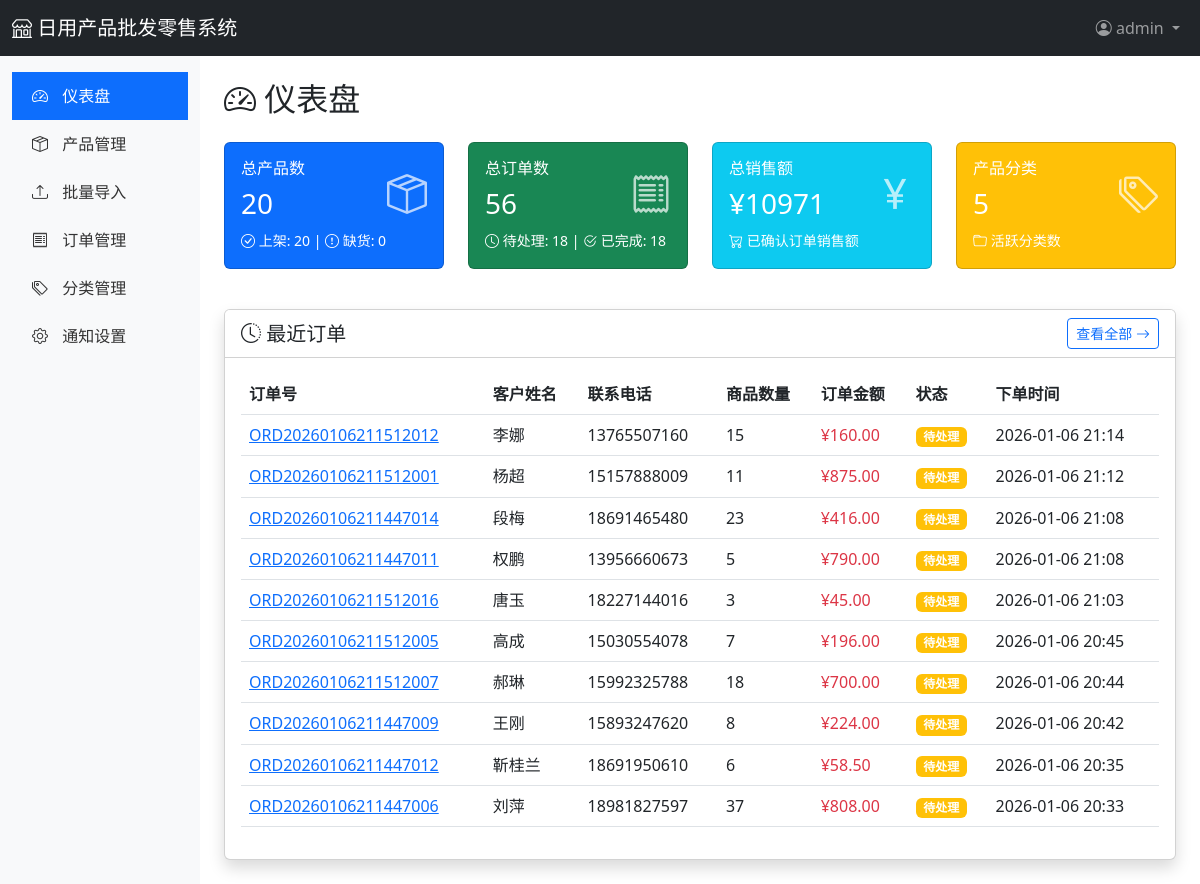
The app's page /admin/dashboard (signed in), older data.
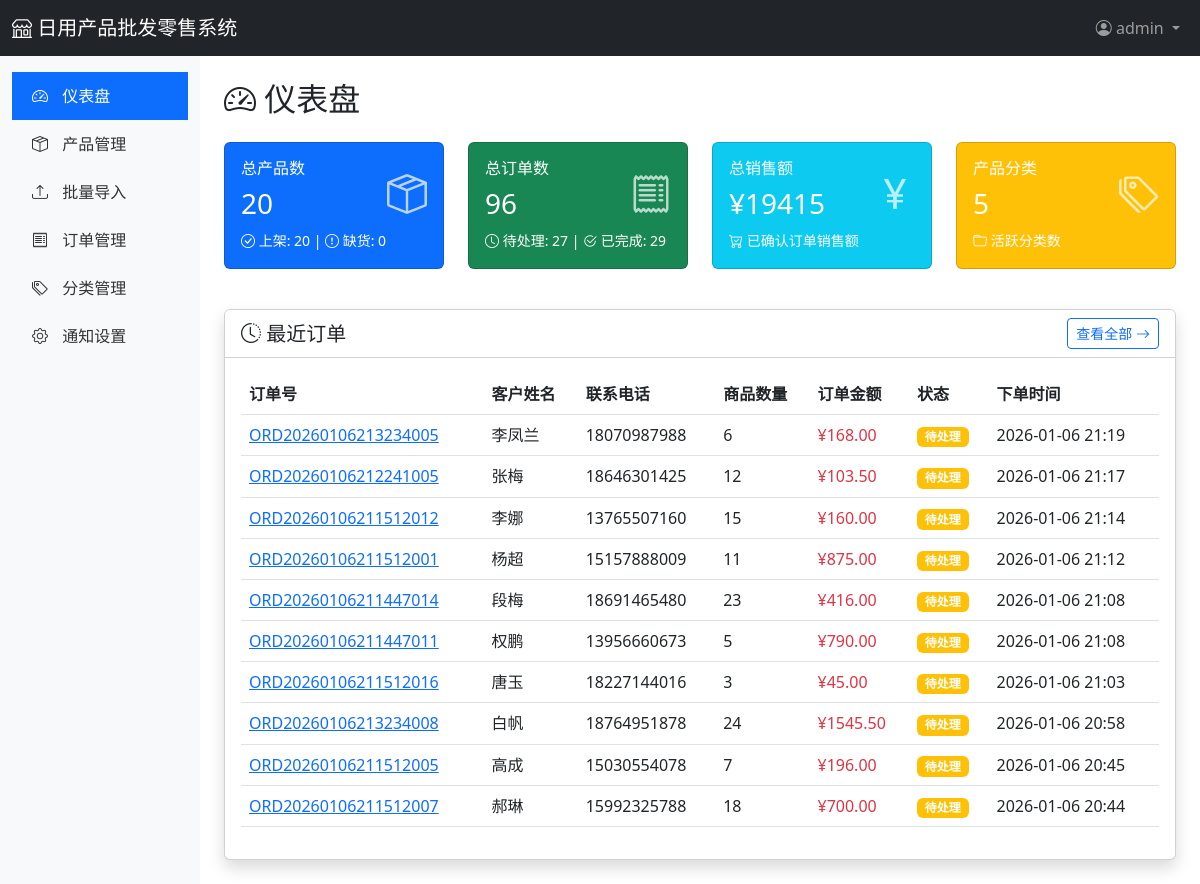
The same page, newer data.
### app/models.py (models this page shows, shortened)
class User(UserMixin, db.Model):
    __tablename__ = 'users'
    id = db.Column(db.Integer, primary_key=True)
    username = db.Column(db.String(80), unique=True, nullable=False)
    email = db.Column(db.String(120), unique=True, nullable=False)
    password_hash = db.Column(db.String(255), nullable=False)
    role = db.Column(db.String(20), default='admin')  # admin, staff
    phone = db.Column(db.String(20))
    is_active = db.Column(db.Boolean, default=True)
    created_at = db.Column(db.DateTime, default=datetime.utcnow)
    updated_at = db.Column(db.DateTime, default=datetime.utcnow, onupdate=datetime.utcnow)
    orders = db.relationship('Order', backref='user', lazy='dynamic')

class Order(db.Model):
    __tablename__ = 'orders'
    id = db.Column(db.Integer, primary_key=True)
    order_no = db.Column(db.String(50), unique=True, nullable=False, index=True)  # 订单号
    customer_name = db.Column(db.String(100), nullable=False)
    customer_phone = db.Column(db.String(20))
    customer_email = db.Column(db.String(120))
    customer_address = db.Column(db.Text)
    total_amount = db.Column(db.Float, default=0)  # 总金额
    total_quantity = db.Column(db.Integer, default=0)  # 总数量
    status = db.Column(db.String(20), default='pending')  # pending, confirmed, shipped, completed, cancelled
    notes = db.Column(db.Text)  # 备注
    notified = db.Column(db.Boolean, default=False)  # 是否已通知
    created_at = db.Column(db.DateTime, default=datetime.utcnow)
    updated_at = db.Column(db.DateTime, default=datetime.utcnow, onupdate=datetime.utcnow)
    user_id = db.Column(db.Integer, db.ForeignKey('users.id'))
    items = db.relationship('OrderItem', backref='order', lazy='dynamic', cascade='all, delete-orphan')

### app/routes/admin.py (the view)
@admin_bp.route('/dashboard')
@login_required
def dashboard():
    from app.services.order_service import OrderService
    stats = {
        'products': {
            'total': Product.query.count(),
            'active': Product.query.filter_by(status='active').count(),
            'out_of_stock': Product.query.filter(Product.stock == 0).count()
        },
        'orders': OrderService.get_order_statistics(),
        'categories': Category.query.count()
    }
    recent_orders = Order.query.order_by(Order.created_at.desc()).limit(10).all()
    return render_template('admin/dashboard.html', stats=stats, recent_orders=recent_orders)

### app/services/order_service.py (called while the page is built)
    @staticmethod
    def get_order_statistics():
        total_orders = Order.query.count()
        pending_orders = Order.query.filter_by(status='pending').count()
        confirmed_orders = Order.query.filter_by(status='confirmed').count()
        completed_orders = Order.query.filter_by(status='completed').count()
        cancelled_orders = Order.query.filter_by(status='cancelled').count()
        total_sales = db.session.query(db.func.sum(Order.total_amount)).filter(
            Order.status.in_(['confirmed', 'shipped', 'completed'])
        ).scalar() or 0
        return {
            'total_orders': total_orders,
            'pending_orders': pending_orders,
            'confirmed_orders': confirmed_orders,
            'completed_orders': completed_orders,
            'cancelled_orders': cancelled_orders,
            'total_sales': total_sales
        }

### app/templates/admin/dashboard.html (shortened to what this page needs)
{% extends "admin/base.html" %}
{% block content %}
<h2 class="mb-4">
    <i class="bi bi-speedometer2"></i> 仪表盘
</h2>
<div class="row mb-4">
    <div class="col-md-3">
        <div class="card stat-card bg-primary text-white mb-3">
            <div class="card-body">
                <div class="d-flex justify-content-between">
                    <div>
                        <h6 class="card-title">总产品数</h6>
                        <h3>{{ stats.products.total }}</h3>
                    </div>
                    <div class="align-self-center">
                        <i class="bi bi-box-seam" style="font-size: 2.5rem; opacity: 0.7;"></i>
                    </div>
                </div>
                <small>
                    <i class="bi bi-check-circle"></i> 上架: {{ stats.products.active }} |
                    <i class="bi bi-exclamation-circle"></i> 缺货: {{ stats.products.out_of_stock }}
                </small>
            </div>
        </div>
    </div>
    <div class="col-md-3">
        <div class="card stat-card bg-success text-white mb-3">
            <div class="card-body">
                <div class="d-flex justify-content-between">
                    <div>
                        <h6 class="card-title">总订单数</h6>
                        <h3>{{ stats.orders.total_orders }}</h3>
                    </div>
                    <div class="align-self-center">
                        <i class="bi bi-receipt" style="font-size: 2.5rem; opacity: 0.7;"></i>
                    </div>
                </div>
                <small>
                    <i class="bi bi-clock"></i> 待处理: {{ stats.orders.pending_orders }} |
                    <i class="bi bi-check2-circle"></i> 已完成: {{ stats.orders.completed_orders }}
                </small>
            </div>
        </div>
    </div>
    <div class="col-md-3">
        <div class="card stat-card bg-info text-white mb-3">
            <div class="card-body">
                <div class="d-flex justify-content-between">
                    <div>
                        <h6 class="card-title">总销售额</h6>
                        <h3>¥{{ "%.0f"|format(stats.orders.total_sales) }}</h3>
                    </div>
                    <div class="align-self-center">
                        <i class="bi bi-currency-yen" style="font-size: 2.5rem; opacity: 0.7;"></i>
                    </div>
                </div>
                <small>
                    <i class="bi bi-cart-check"></i> 已确认订单销售额
                </small>
            </div>
        </div>
    </div>
    <div class="col-md-3">
        <div class="card stat-card bg-warning text-white mb-3">
            <div class="card-body">
                <div class="d-flex justify-content-between">
                    <div>
                        <h6 class="card-title">产品分类</h6>
                        <h3>{{ stats.categories }}</h3>
                    </div>
                    <div class="align-self-center">
                        <i class="bi bi-tags" style="font-size: 2.5rem; opacity: 0.7;"></i>
                    </div>
                </div>
                <small>
                    <i class="bi bi-folder"></i> 活跃分类数
                </small>
            </div>
        </div>
    </div>
</div>
<div class="card shadow">
    <div class="card-header bg-white d-flex justify-content-between align-items-center">
        <h5 class="mb-0"><i class="bi bi-clock-history"></i> 最近订单</h5>
        <a href="{{ url_for('admin.orders') }}" class="btn btn-sm btn-outline-primary">
            查看全部 <i class="bi bi-arrow-right"></i>
        </a>
    </div>
    <div class="card-body">
        <div class="table-responsive">
            <table class="table table-hover">
                <thead>
                    <tr>
                        <th>订单号</th>
                        <th>客户姓名</th>
                        <th>联系电话</th>
                        <th>商品数量</th>
                        <th>订单金额</th>
                        <th>状态</th>
                        <th>下单时间</th>
                    </tr>
                </thead>
                <tbody>
                    {% if recent_orders %}
                        {% for order in recent_orders %}
                        <tr>
                            <td><a href="{{ url_for('admin.order_detail', order_id=order.id) }}">{{ order.order_no }}</a></td>
                            <td>{{ order.customer_name }}</td>
                            <td>{{ order.customer_phone or '-' }}</td>
                            <td>{{ order.total_quantity }}</td>
                            <td class="text-danger">¥{{ "%.2f"|format(order.total_amount) }}</td>
                            <td>
                                {% if order.status == 'pending' %}
                                    <span class="badge bg-warning">待处理</span>
                                {% elif order.status == 'confirmed' %}
                                    <span class="badge bg-info">已确认</span>
                                {% elif order.status == 'shipped' %}
                                    <span class="badge bg-primary">已发货</span>
                                {% elif order.status == 'completed' %}
                                    <span class="badge bg-success">已完成</span>
                                {% elif order.status == 'cancelled' %}
                                    <span class="badge bg-danger">已取消</span>
                                {% endif %}
                            </td>
                            <td>{{ order.created_at.strftime('%Y-%m-%d %H:%M') }}</td>
                        </tr>
                        {% endfor %}
                    {% else %}
                        <tr>
                            <td colspan="7" class="text-center text-muted">暂无订单</td>
                        </tr>
                    {% endif %}
                </tbody>
            </table>
        </div>
    </div>
</div>
{% endblock %}

### app/templates/admin/base.html (shortened to what this page needs)
<!DOCTYPE html>
<html lang="zh-CN">
<head>
    <link href="https://cdn.jsdelivr.net/npm/bootstrap@5.3.0/dist/css/bootstrap.min.css" rel="stylesheet">
    <link href="https://cdn.jsdelivr.net/npm/bootstrap-icons@1.11.0/font/bootstrap-icons.css" rel="stylesheet">
</head>
<body>
    <nav class="navbar navbar-expand-lg navbar-dark bg-dark">
        <div class="container-fluid">
            <a class="navbar-brand" href="{{ url_for('main.index') }}">
                <i class="bi bi-shop"></i> 日用产品批发零售系统
            </a>
            <div class="navbar-nav ms-auto">
                <div class="nav-item dropdown">
                    <a class="nav-link dropdown-toggle" href="#" role="button" data-bs-toggle="dropdown">
                        <i class="bi bi-person-circle"></i> {{ current_user.username }}
                    </a>
                </div>
            </div>
        </div>
    </nav>
    <div class="container-fluid">
        <div class="row">
            <nav class="col-md-2 d-none d-md-block sidebar py-3">
                <ul class="nav flex-column">
                    <li class="nav-item">
                        <a class="nav-link {% if request.endpoint == 'admin.dashboard' %}active{% endif %}" href="{{ url_for('admin.dashboard') }}">
                            <i class="bi bi-speedometer2"></i> 仪表盘
                        </a>
                    </li>
                    <li class="nav-item">
                        <a class="nav-link {% if 'admin.product' in request.endpoint %}active{% endif %}" href="{{ url_for('admin.products') }}">
                            <i class="bi bi-box-seam"></i> 产品管理
                        </a>
                    </li>
                    <li class="nav-item">
                        <a class="nav-link {% if request.endpoint == 'admin.products_import' %}active{% endif %}" href="{{ url_for('admin.products_import') }}">
                            <i class="bi bi-upload"></i> 批量导入
                        </a>
                    </li>
                    <li class="nav-item">
                        <a class="nav-link {% if request.endpoint == 'admin.orders' %}active{% endif %}" href="{{ url_for('admin.orders') }}">
                            <i class="bi bi-receipt"></i> 订单管理
                        </a>
                    </li>
                    <li class="nav-item">
                        <a class="nav-link {% if request.endpoint == 'admin.categories' %}active{% endif %}" href="{{ url_for('admin.categories') }}">
                            <i class="bi bi-tags"></i> 分类管理
                        </a>
                    </li>
                    <li class="nav-item">
                        <a class="nav-link {% if 'system' in request.endpoint %}active{% endif %}" href="{{ url_for('system.settings') }}">
                            <i class="bi bi-gear"></i> 通知设置
                        </a>
                    </li>
                </ul>
            </nav>
            <main class="col-md-10 ms-sm-auto col-lg-10 px-md-4 py-4">
                {% block content %}{% endblock %}
            </main>
        </div>
    </div>
</body>
</html>

### app/templates/admin/base.html (style rules this page uses)
.sidebar { min-height: calc(100vh - 56px); background-color: #f8f9fa; }
.sidebar .nav-link { color: #333; padding: 12px 20px; }
.sidebar .nav-link:hover, .sidebar .nav-link.active { background-color: #0d6efd; color: white; }
.sidebar .nav-link i { margin-right: 10px; }
.stat-card { transition: transform 0.2s; }

Row changes from the older to the newer data that the page shows:
no longer on this page (row unchanged): Order: order_no "ORD20260106211447009", customer_name "王刚", customer_phone "15893247620", total_quantity "8", total_amount "224.00", status "待处理", created_at "2026-01-06 20:42"
no longer on this page (row unchanged): Order: order_no "ORD20260106211447012", customer_name "靳桂兰", customer_phone "18691950610", total_quantity "6", total_amount "58.50", status "待处理", created_at "2026-01-06 20:35"
no longer on this page (row unchanged): Order: order_no "ORD20260106211447006", customer_name "刘萍", customer_phone "18981827597", total_quantity "37", total_amount "808.00", status "待处理", created_at "2026-01-06 20:33"
added Order: order_no "ORD20260106213234005", customer_name "李凤兰", customer_phone "18070987988", total_quantity "6", total_amount "168.00", status "待处理", created_at "2026-01-06 21:19"
added Order: order_no "ORD20260106212241005", customer_name "张梅", customer_phone "18646301425", total_quantity "12", total_amount "103.50", status "待处理", created_at "2026-01-06 21:17"
added Order: order_no "ORD20260106213234008", customer_name "白帆", customer_phone "18764951878", total_quantity "24", total_amount "1545.50", status "待处理", created_at "2026-01-06 20:58"
Text that changed along with them:
{{ stats.orders.total_orders }}: "56" → "96"
{{ stats.orders.pending_orders }}: "18" → "27"
{{ stats.orders.completed_orders }}: "18" → "29"
{{ "%.0f"|format(stats.orders.total_sales) }}: "10971" → "19415"
